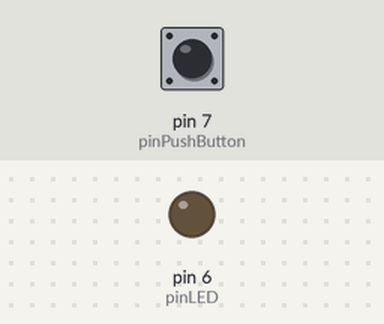
A sketch run on a simulated Arduino Uno, built with avr-gcc and run on an emulated ATmega328P. Parts: output pins drawn as LEDs (lit = HIGH). Inputs (shaded band) come from the test bench; at power-on: pin 7 (pinPushButton) LOW.

Above: at 1.2 s.
1.3 s: pin 7 (pinPushButton) pulled HIGH for 0.15 s
At 1.37 s:
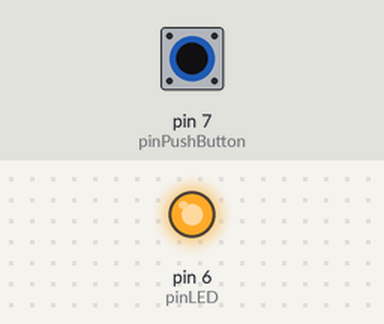
2.9 s: pin 7 (pinPushButton) pulled HIGH for 3.2 s
At 6.4 s:
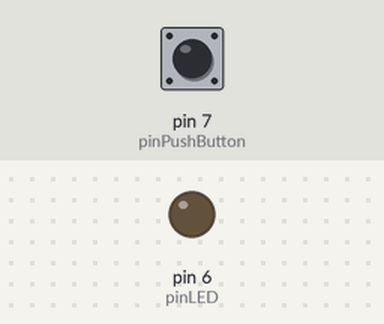
Timing chart, 0 to 7.9 s (numbered marks = the images above; inputs shaded):
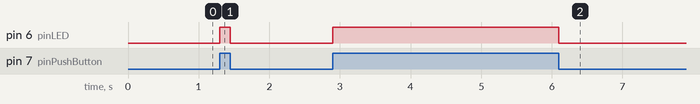

Measured:
- after the input at 1.3 s, pin 6 (pinLED): LOW → HIGH at once, → LOW 0.15 s later
- after the input at 2.9 s, pin 6 (pinLED): LOW → HIGH at once, → LOW 3.2 s later

The sketch:

Nhan_nut_LED_sang_tat.ino
```cpp
/* Nhấn và giữ nhấn nút thì đèn sáng, buôn ra thì đèn tắt */

int pinPushButton = 7;
int pinLED = 6;

void setup() {
  Serial.begin(115200);
  pinMode(pinPushButton, INPUT);
  pinMode(pinLED, OUTPUT);
}

void loop() {
  int pushButtonState = digitalRead(pinPushButton);
  while (pushButtonState == 1){
    digitalWrite(pinLED, HIGH);
    pushButtonState = digitalRead(pinPushButton);
  }
  digitalWrite(pinLED, LOW);
  delay(50);
}
```
